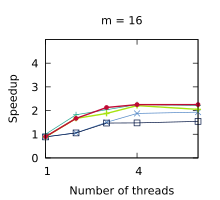

Here is the gnuplot script that generated this plot:
set title "m = 16"
set terminal pdf size 2.2,2.0
set output "./results/Compactions_n___4,194,304,_m___16.pdf"
set key off
set xrange [1:6]
set xtics (1, 4)
set xlabel "Number of threads"
set yrange [0:5]
set ytics (0, 1, 2, 3, 4)
set ylabel "Speedup"
plot './results/Compactions_n___4,194,304,_m___16.dat' using 1:2 title "Outer parallelism" pointsize 0.7 lw 1 pt 1 linecolor rgb "#24A793" with linespoints, \
  './results/Compactions_n___4,194,304,_m___16.dat' using 1:3 title "Inner parallelism" pointsize 0.7 lw 1 pt 2 linecolor rgb "#5287C6" with linespoints, \
  './results/Compactions_n___4,194,304,_m___16.dat' using 1:4 title "OpenMP" pointsize 0.7 lw 1 pt 4 linecolor rgb "#001240" with linespoints, \
  './results/Compactions_n___4,194,304,_m___16.dat' using 1:5 title "Work assisting (our)" pointsize 0.4 lw 2 pt 7 linecolor rgb "#C00A35" with linespoints
